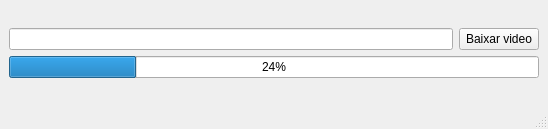
<?xml version="1.0" encoding="UTF-8"?>
<ui version="4.0">
 <class>MainWindow</class>
 <widget class="QMainWindow" name="MainWindow">
  <property name="geometry">
   <rect>
    <x>0</x>
    <y>0</y>
    <width>548</width>
    <height>129</height>
   </rect>
  </property>
  <property name="windowTitle">
   <string>MainWindow</string>
  </property>
  <widget class="QWidget" name="centralwidget">
   <layout class="QGridLayout" name="gridLayout">
    <item row="0" column="0">
     <layout class="QVBoxLayout" name="verticalLayout">
      <item>
       <layout class="QHBoxLayout" name="horizontalLayout">
        <item>
         <widget class="QLineEdit" name="edit_link"/>
        </item>
        <item>
         <widget class="QPushButton" name="button_download">
          <property name="text">
           <string>Baixar video</string>
          </property>
         </widget>
        </item>
       </layout>
      </item>
      <item>
       <widget class="QProgressBar" name="progressBar">
        <property name="value">
         <number>24</number>
        </property>
       </widget>
      </item>
     </layout>
    </item>
   </layout>
  </widget>
  <widget class="QStatusBar" name="statusbar"/>
 </widget>
 <resources/>
 <connections/>
</ui>
